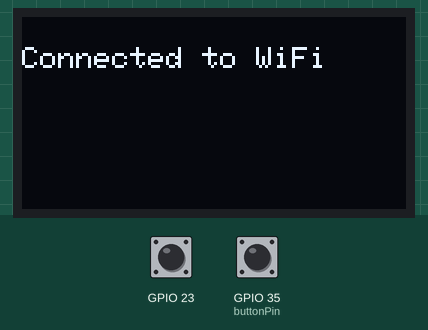
Simulated run of this sketch. Board: ESP32. Shown: 128×64 one-colour display. The inputs (shaded band) are chosen by the test bench; at power-on: GPIO 35 (buttonPin) LOW, GPIO 23 HIGH. WiFi joins after 1.5 s; servers stay silent unless stated; a WiFi scan finds three made-up networks; uploads are accepted with an empty reply; what the sketch prints to the serial monitor is not drawn.

Above: at 2.6 s.
At 9.2 s:
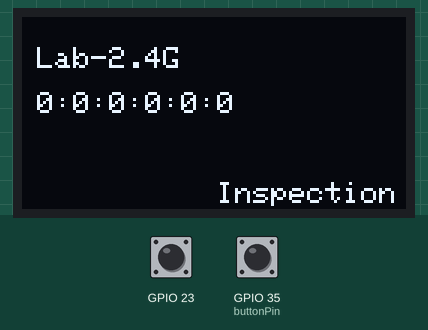
9.3 s: GPIO 35 (buttonPin) pulled HIGH for 3 s
At 9.8 s:
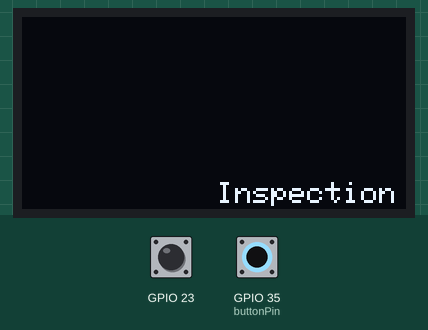
14.9 s: GPIO 23 pulled LOW for 3 s
At 17.1 s:
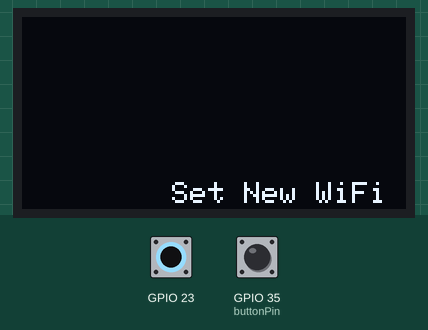
21.2 s: GPIO 35 (buttonPin) pulled HIGH for 3 s
At 23.2 s:
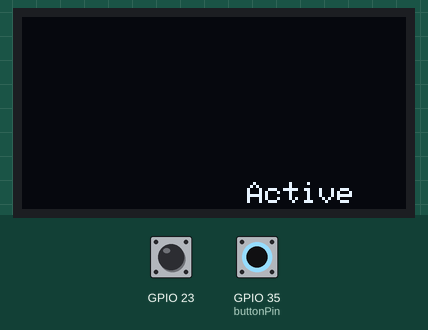
Timing chart, 0 to 24.7 s (numbered marks = the images above; inputs shaded):
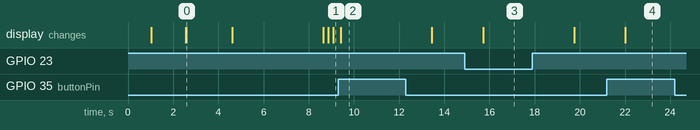

The sketch:

sketch_nov1a.ino
```cpp
#include <WiFiManager.h>

#include <Wire.h>
#include <Adafruit_GFX.h>
#include <Adafruit_SSD1306.h>
#define SCREEN_WIDTH 128
#define SCREEN_HEIGHT 64
Adafruit_SSD1306 display(SCREEN_WIDTH, SCREEN_HEIGHT, &Wire, -1);

#include <WiFi.h>
#include <HTTPClient.h>
//const char* ssid = "WHITE TIGER";
//const char* password = "Hridoy031!";

// Define the pin to which the button is connected
const int buttonPin = 35; // Change this to your desired pin number

// Variables
int buttonState = 0;     // Current state of the button
int lastButtonState = 0; // Previous state of the button

bool control = true;
const char* scannerName="ClassRoom_B1-301";


// // Function to replace spaces with underscores in a string
// void replaceSpacesWithUnderscores(String str) {
//   for (int i = 0; i < str.length(); i++) {
//     if (str[i] == ' ') {
//       str[i] = '_';
//     }
//   }
// }


void setup() {
  Serial.begin(115200);
  WiFi.mode(WIFI_OFF);
  delay(1000);
  WiFi.mode(WIFI_STA);
  if (!display.begin(SSD1306_SWITCHCAPVCC, 0x3C)) {
    Serial.println(F("SSD1306 allocation failed"));
    for (;;);
  }


  pinMode(23, INPUT_PULLUP);
  pinMode(buttonPin, INPUT);
  // WiFi.mode(WIFI_STA); // explicitly set mode, esp defaults to STA+AP
  // it is a good practice to make sure your code sets wifi mode how you want it.

  // put your setup code here, to run once:
  Serial.begin(115200);

  //WiFiManager, Local intialization. Once its business is done, there is no need to keep it around
  WiFiManager wm;

  bool res;
  res = wm.autoConnect(scannerName, ""); // password protected ap

  Serial.println("Connecting to WiFi...");
  display.clearDisplay();
  display.setTextSize(1);
  display.setTextColor(WHITE);
  display.setCursor(0, 10);
  display.println("Connecting to WiFi...");
  display.display();

  if (!res) {
    Serial.println("Failed to connect");
    display.clearDisplay();
    display.setTextSize(1);
    display.setTextColor(WHITE);
    display.setCursor(0, 10);
    display.println("Failed to connect !");
    display.display();
    // ESP.restart();
  }
  else {
    //if you get here you have connected to the WiFi
    Serial.println("connected...yeey :)");
    Serial.println("Connected to WiFi");
    display.clearDisplay();
    display.setTextSize(1);
    display.setTextColor(WHITE);
    display.setCursor(0, 10);
    display.println("Connected to WiFi");
    display.display();
  }


  //  WiFi.begin(ssid, password);
  //  while (WiFi.status() != WL_CONNECTED) {
  //    delay(1000);
  //    Serial.println("Connecting to WiFi...");
  //    display.clearDisplay();
  //    display.setTextSize(1);
  //    display.setTextColor(WHITE);
  //    display.setCursor(0, 10);
  //    display.println("Connecting to WiFi...");
  //    display.display();
  //  }
  //
  //  Serial.println("Connected to WiFi");
  //  display.clearDisplay();
  //  display.setTextSize(1);
  //  display.setTextColor(WHITE);
  //  display.setCursor(0, 10);
  //  display.println("Connected to WiFi");
  //  display.display();
  //
  //  pinMode(buttonPin, INPUT);

  delay(2000);

  display.clearDisplay();
  display.setTextSize(1);
  display.setTextColor(WHITE);
  display.setCursor(70, 55);
  display.println("Active");
  display.display();

  delay(2000);
}


String macToString(const uint8_t* mac) {
  String result;
  for (int i = 0; i < 6; ++i) {
    result += String(mac[i], HEX);
    if (i < 5) {
      result += ":";
    }
  }
  return result;
}

String encryptionTypeToString(uint8_t encryptionType) {
  switch (encryptionType) {
    case WIFI_AUTH_OPEN:
      return "Open";
    case WIFI_AUTH_WEP:
      return "WEP";
    case WIFI_AUTH_WPA_PSK:
      return "WPA_PSK";
    case WIFI_AUTH_WPA2_PSK:
      return "WPA2_PSK";
    case WIFI_AUTH_WPA_WPA2_PSK:
      return "WPA_WPA2_PSK";
    case WIFI_AUTH_WPA2_ENTERPRISE:
      return "WPA2_ENTERPRISE";
    default:
      return "Unknown";
  }
}


void interruptHandler() {

  if (control == true) {
    //digitalWrite(buttonOneLed, LOW);
    display.clearDisplay();
    display.setTextSize(1);
    display.setTextColor(WHITE);
    display.setCursor(65, 55);
    display.println("Inspection");
    display.display();
    Serial.println("false");
    control = false;
  } else {
    //digitalWrite(buttonOneLed, HIGH);
    display.clearDisplay();
    display.setTextSize(1);
    display.setTextColor(WHITE);
    display.setCursor(75, 55);
    display.println("Active");
    display.display();
    Serial.println("true");
    control = true;
  }

}


// Function to trim leading and trailing whitespace from a string
String trim(String str) {
  // Find the first non-whitespace character from the beginning
  int startIdx = 0;
  while (startIdx < str.length() && isspace(str.charAt(startIdx))) {
    startIdx++;
  }

  // Find the first non-whitespace character from the end
  int endIdx = str.length() - 1;
  while (endIdx >= 0 && isspace(str.charAt(endIdx))) {
    endIdx--;
  }

  // Extract the trimmed substring
  if (endIdx >= startIdx) {
    return str.substring(startIdx, endIdx + 1);
  } else {
    return "";
  }
}

void loop() {


  if (digitalRead(23) == LOW) {
    WiFiManager wm;
    wm.resetSettings();
    Serial.println("Remove");
    display.clearDisplay();
    display.setTextSize(1);
    display.setTextColor(WHITE);
    display.setCursor(50, 55);
    display.println("Set New WiFi");
    display.display();
    delay(2000);
   // ESP.restart();
  }


  // Read the current state of the button
  buttonState = digitalRead(buttonPin);

  // Check if the button has been pressed (transition from HIGH to LOW)
    if (buttonState == HIGH) {
      Serial.println("Yes");
      // Increment the count
      interruptHandler();
      delay(2000);
    }


  if (WiFi.status() == WL_CONNECTED) {
    //HTTPClient http;


    // Scan for nearby Wi-Fi networks
    int networksFound = WiFi.scanNetworks();

    for (int i = 0; i < networksFound; i++) {
      //String post_data = "";
      String macAdd;
      String net;

      //post_data += "Network=" + WiFi.SSID(i) + "\n";
      //post_data += macToString(WiFi.BSSID(i)) + "\n";

      net = WiFi.SSID(i);
      //String macDis = macToString(WiFi.BSSID(i));
      macAdd = macToString(WiFi.BSSID(i));

      String str = net;

      for (int i = 0; i < str.length(); i++) {
        if (str[i] == ' ') {
          str[i] = '_';
        }
      }
      //Serial.print("ssid: ");
      Serial.println(str);

      //Serial.print("ssid: ");
      //Serial.println(net);

      //Serial.print("mac: ");
      Serial.println(macAdd);

      if (control == true) {
        Serial.println("True");
        // all_post_data += post_data;
        //Serial.println(post_data);
        //digitalWrite(buttonOneLed, LOW);
        display.clearDisplay();
        display.setTextSize(1);
        display.setTextColor(WHITE);
        display.setCursor(5, 10);
        display.println(str);
        display.setCursor(5, 25);
        display.println(macAdd);

        display.setCursor(65, 55);
        display.println("Inspection");
        display.display();

        HTTPClient http;
        http.begin("http://10.0.0.5:8080/macAddress/scanphp.php?ssid=" + str + "&mac=" + macAdd + "&scanner=" + scannerName); // Specify the URL here
        http.GET();
        // String payload = http.getString();
        // Serial.println(payload);
        http.end();
        //delay(2000);
      } else {

        //digitalWrite(buttonOneLed, HIGH);
        display.clearDisplay();
        display.setTextSize(1);
        display.setTextColor(WHITE);
        display.setCursor(5, 0);
        display.println("Scanning...");
        display.setCursor(75, 55);
        display.println("Active");
        display.display();


        HTTPClient http;
        http.begin("http://10.0.0.5:8080/macAddress/check-mac.php?mac=" + macAdd); // Specify the URL here
        http.GET();
        String payload = http.getString();
        Serial.println(payload);
        http.end();

        int payTrim = payload.length();
        Serial.println(payTrim);

        if (payTrim > 0) {
          Serial.println("Got Value");
          display.clearDisplay();
          display.setTextSize(1);
          display.setTextColor(WHITE);
          display.setCursor(5, 0);
          display.println("Scanning...");
          display.setCursor(5, 25);
          display.println(payload);
          display.setCursor(75, 55);
          display.println("Set New WiFi");
          display.display();
          delay(2000);
        }

        delay(500);
      }
    }
  } else {
    Serial.println("WiFi not connected");
  }
  delay(100); // Wait for 5 seconds before sending the next request
}
```

Measured:
- after the input at 9.3 s, the display: changes after 0.11 s (image 2)
- after the input at 14.9 s, the display: changes after 0.82 s (image 3)
- after the input at 21.2 s, the display: changes after 0.82 s (image 4)
- what the display in image 0 shows lasts 2.0 s, from 2.6 s to 4.6 s
